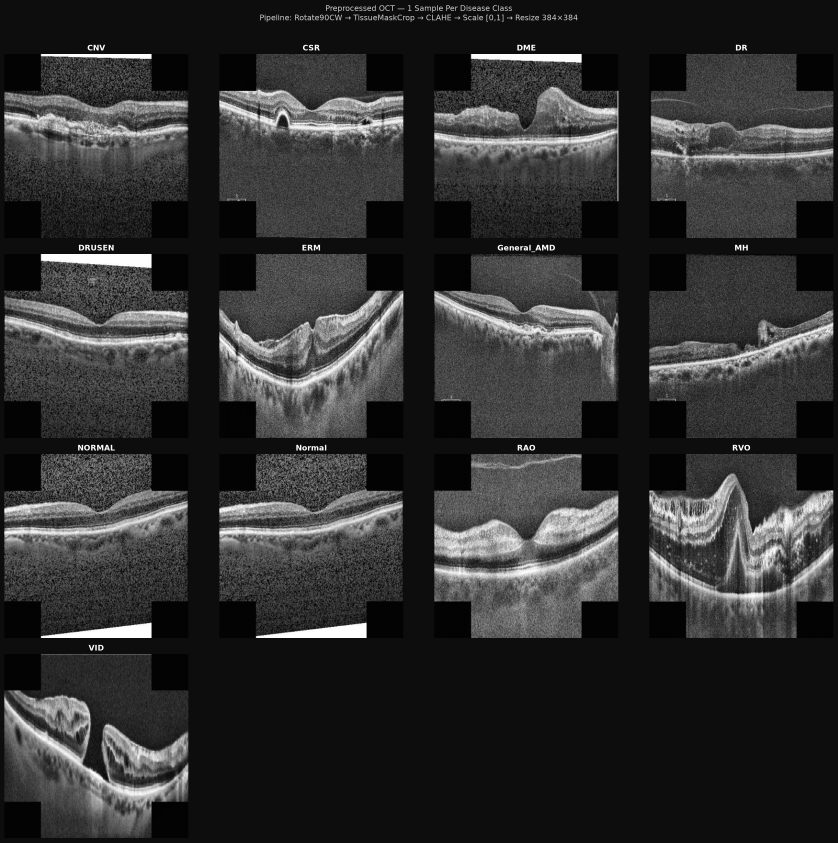
#> input picture training/classification/telemetry_outputs/preprocessed_per_class.png, 2512 x 2527 px (shown at 1/3 size)
$ python -i preview_preprocessed.py   (imports and definitions only)
#> lines starting #> are read from the running program, lines starting #| are printed output that depends on the picture; after the words box and inside, x2 and y2 are one past the last pixel; in counts of white or black regions, pixels touching at a corner belong together
"""
scripts/preview_preprocessed.py

Outputs 1 preprocessed image per disease class through the full training
transform pipeline (Rotate90CW → TissueMaskCrop → CLAHE → ScaleIntensity).
Saves a summary grid PNG for visual inspection.
"""
import os
import sys
import numpy as np
import matplotlib
# [1 line not run here, left out]
import matplotlib.pyplot as plt
import yaml
import cv2

# Must set before any torch/cv2 import
os.environ['KMP_DUPLICATE_LIB_OK'] = 'TRUE'
os.environ['OMP_NUM_THREADS'] = '1'
# [1 line not run here, left out]

sys.path.append(os.path.dirname(os.path.dirname(os.path.abspath(__file__))))

DATA_ROOT = "/Users/nikhilmundhra/Downloads/Capstone/DataSets/Classified"
CONFIG    = os.path.join(os.path.dirname(os.path.dirname(os.path.abspath(__file__))),
                         "config", "hierarchy.yaml")
OUT_PATH  = "telemetry_outputs/preprocessed_per_class.png"

IMAGENET_MEAN = np.array([0.485, 0.456, 0.406])
IMAGENET_STD  = np.array([0.229, 0.224, 0.225])

def preprocess_image(path: str) -> np.ndarray:
    """
    Applies the exact same steps as get_train_transforms() but
    without MONAI Compose, to avoid OMP/fork deadlocks in preview scripts.
    Returns HWC float32 in [0,1] (not normalized) for display.
    """
    # 1. Load as grayscale (MONAI LoadImage default for single-channel OCT)
    img = cv2.imread(path, cv2.IMREAD_UNCHANGED)
#> img is the input picture: shape (2527, 2512, 4); mean B, G, R, A 50.3, 50.3, 50.3, 255
    if img is None:
        raise FileNotFoundError(f"cv2 could not open: {path}")

    # If colour, keep as-is; if grayscale, keep 2D
    if img.ndim == 2:
        pass  # (H, W)
    elif img.ndim == 3 and img.shape[2] == 3:
        img = cv2.cvtColor(img, cv2.COLOR_BGR2RGB)

    # NOTE: cv2.imread reads natively — NO rotation needed here.
    # (Rotation is only needed in the MONAI pipeline to fix LoadImage's axis transpose.)

    # 3. TissueMaskCrop
    if img.ndim == 2:
        gray = img
    else:
        gray = img[:, :, 0]

    gray_f = gray.astype(np.float32)
    if gray_f.max() <= 1.0:
        gray_u8 = np.clip(gray_f * 255, 0, 255).astype(np.uint8)
    else:
        gray_u8 = np.clip(gray_f, 0, 255).astype(np.uint8)

    H, W = gray_u8.shape[:2]
#> H = 2527; W = 2512
    _, thresh = cv2.threshold(gray_u8, 15, 255, cv2.THRESH_BINARY)
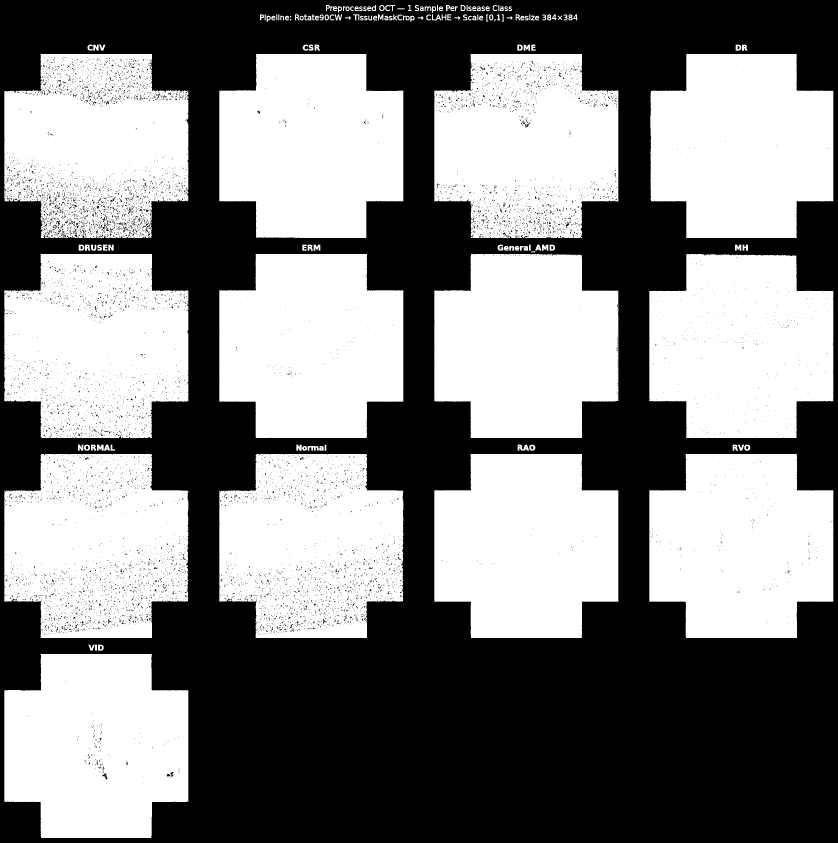
#> thresh: shape (2527, 2512) (shown at 1/3 size); 52.1% white; 9987 black regions (9733 under 20 px), largest, box (x1, y1, x2, y2) and area: (0, 0, 2512, 2527) 2995770, (426, 662, 452, 688) 130, (307, 2320, 323, 2338) 115
    kernel = cv2.getStructuringElement(cv2.MORPH_RECT, (15, 15))
    closed = cv2.morphologyEx(thresh, cv2.MORPH_CLOSE, kernel)
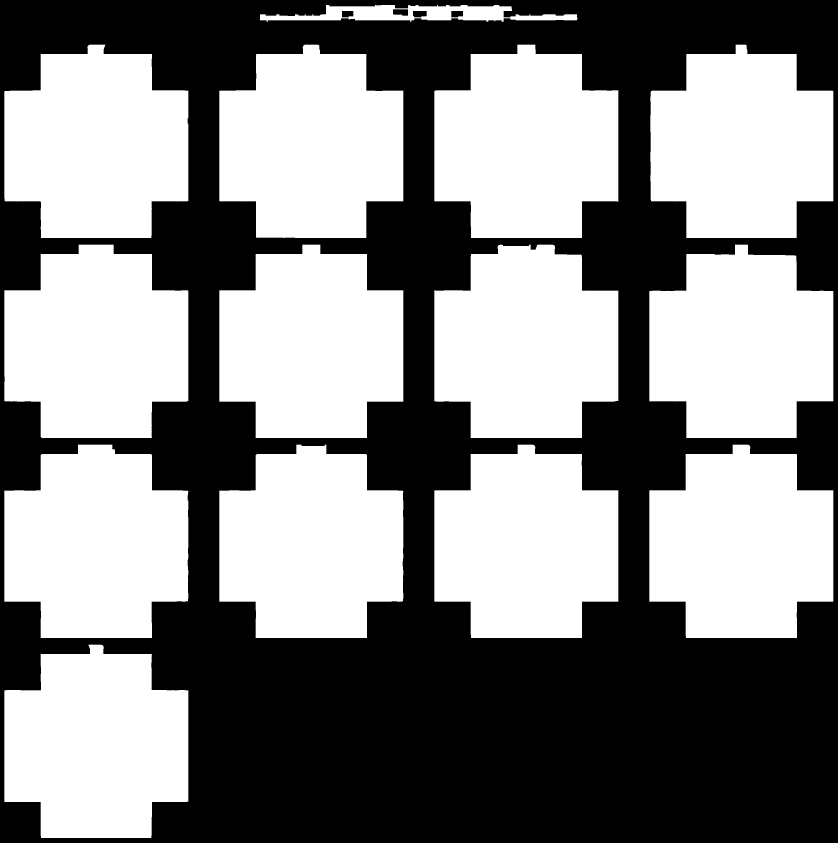
#> closed: shape (2527, 2512) (shown at 1/3 size); 53.3% white; 5 black regions
    contours, _ = cv2.findContours(closed, cv2.RETR_EXTERNAL, cv2.CHAIN_APPROX_SIMPLE)
#> contours = 14 contours; largest, box (x1, y1, x2, y2) and area: (1303, 734, 1855, 1314) 259893, (13, 734, 565, 1314) 258817, (13, 1334, 565, 1914) 258661, (658, 1334, 1210, 1914) 257992, (658, 734, 1210, 1314) 257564
    if contours:
        largest = max(contours, key=cv2.contourArea)
#> largest = contour of 85 points, box (x1, y1, x2, y2) (1303, 734, 1855, 1314), area 259893
        mask = np.zeros_like(gray_u8)
        cv2.drawContours(mask, [largest], -1, 255, cv2.FILLED)
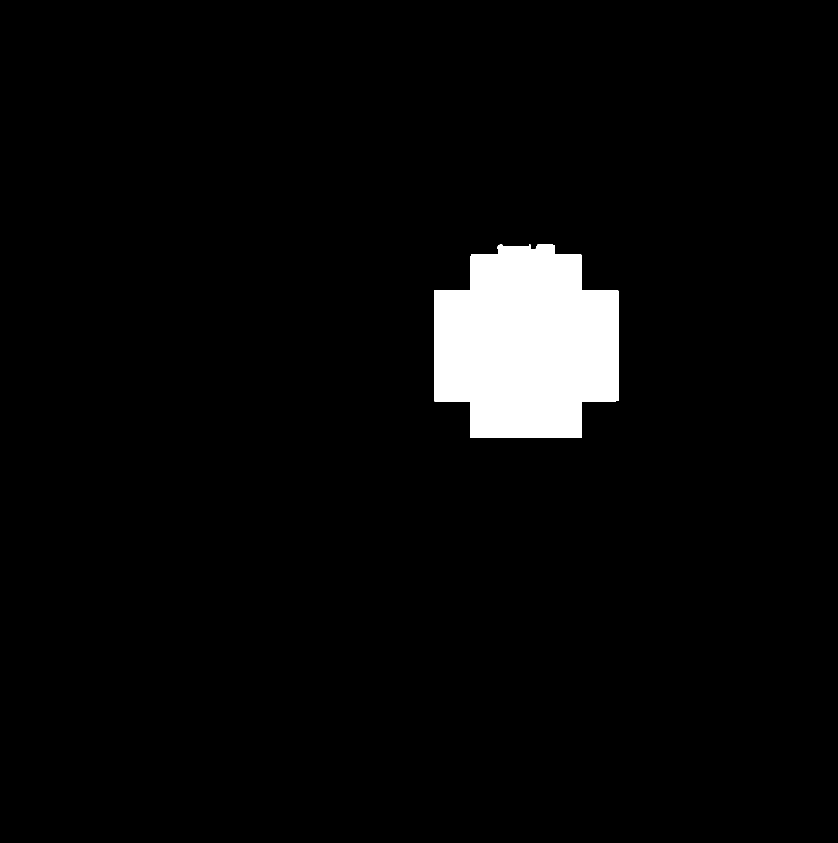
#> mask: shape (2527, 2512) (shown at 1/3 size); 4.1% white; 1 white region, box (x1, y1, x2, y2) and area: (1303, 734, 1855, 1314) 261029
        mk = cv2.getStructuringElement(cv2.MORPH_ELLIPSE, (15, 15))
        mask = cv2.dilate(mask, mk, iterations=1)
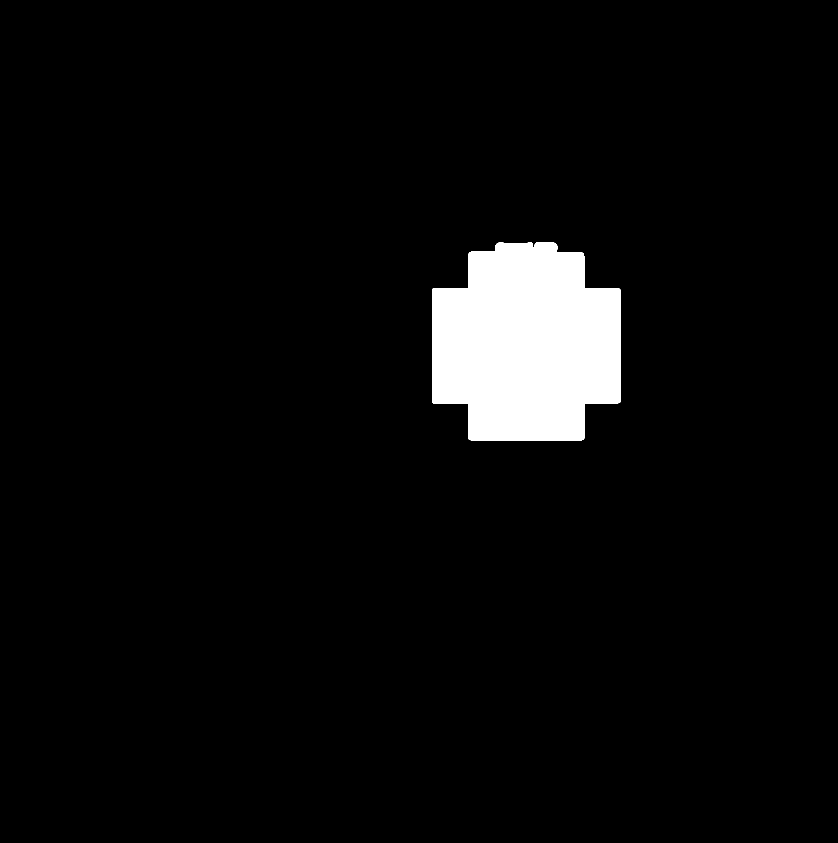
#> mask: shape (2527, 2512) (shown at 1/3 size); 4.4% white; 1 white region, box (x1, y1, x2, y2) and area: (1296, 727, 1862, 1321) 277064

        # Zero bottom 2 corners only (compass sits at bottom corners)
        ch, cw = int(H * 0.25), int(W * 0.20)
#> ch = 631; cw = 502
        mask[H - ch:, :cw]      = 0  # Bottom-left
        mask[H - ch:, W - cw:]  = 0  # Bottom-right

        if img.ndim == 2:
            img = np.where(mask > 0, img, 0)
        else:
            for c in range(img.shape[2]):
                img[:, :, c] = np.where(mask > 0, img[:, :, c], 0)
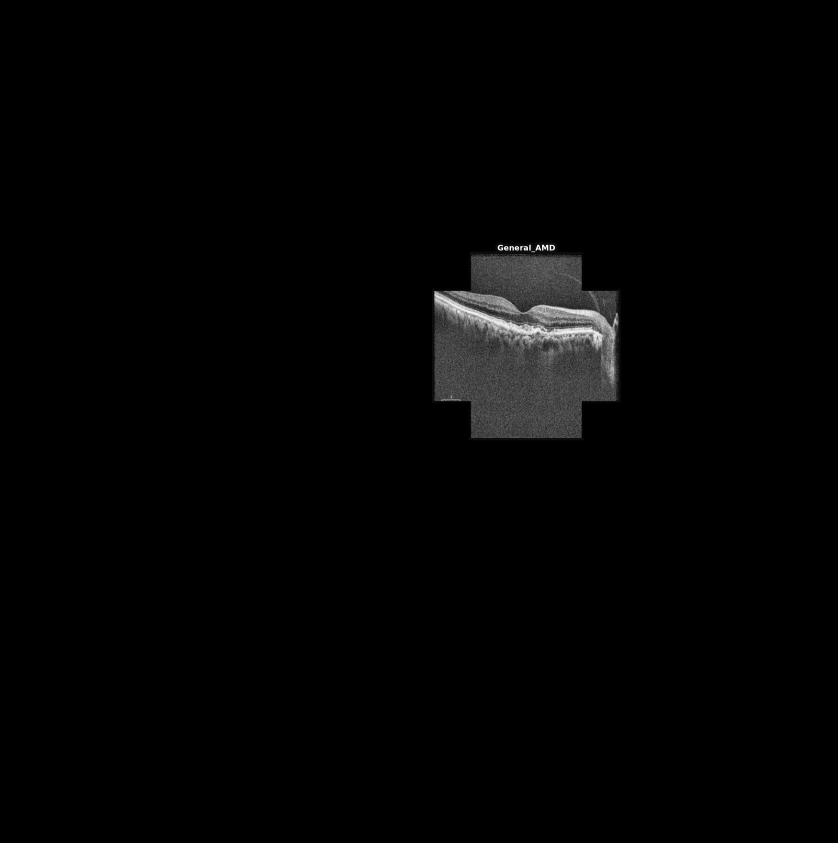
#> img: shape (2527, 2512, 4) (shown at 1/3 size); mean B, G, R, A 3.5, 3.5, 3.5, 11.1


    # 4. CLAHE
    clahe = cv2.createCLAHE(clipLimit=2.0, tileGridSize=(8, 8))
    if img.ndim == 2:
        img = clahe.apply(np.clip(img, 0, 255).astype(np.uint8))
        img = np.stack([img, img, img], axis=-1)
    else:
        ch0 = np.clip(img[:, :, 0], 0, 255).astype(np.uint8)
        eq  = clahe.apply(ch0)
        img = np.stack([eq, eq, eq], axis=-1)
#> img: shape (2527, 2512, 3)

    # 5. Scale to [0,1]
    img = img.astype(np.float32) / 255.0

    # 6. Resize to 384×384
    img = cv2.resize(img, (384, 384), interpolation=cv2.INTER_LINEAR)
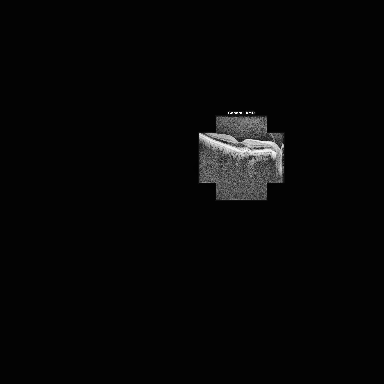
#> img: shape (384, 384, 3) float32; min 0.00784, max 1, mean 0.0285

    return img   # HWC [0,1]


# ── Load class map ──
# [2 lines not run here, left out]

seen_classes = {}
# Abnormal classes first
# [23 lines not run here, left out]

results = {}
# [14 lines not run here, left out]

n    = len(results)
cols = 4
rows = max(1, (n + cols - 1) // cols)

fig, axes = plt.subplots(rows, cols, figsize=(cols * 5, rows * 4.8))
# [1 line not run here, left out]
axes = axes.flatten()

# [19 lines not run here, left out]

>>> result = preprocess_image('../../training/classification/telemetry_outputs/preprocessed_per_class.png')
